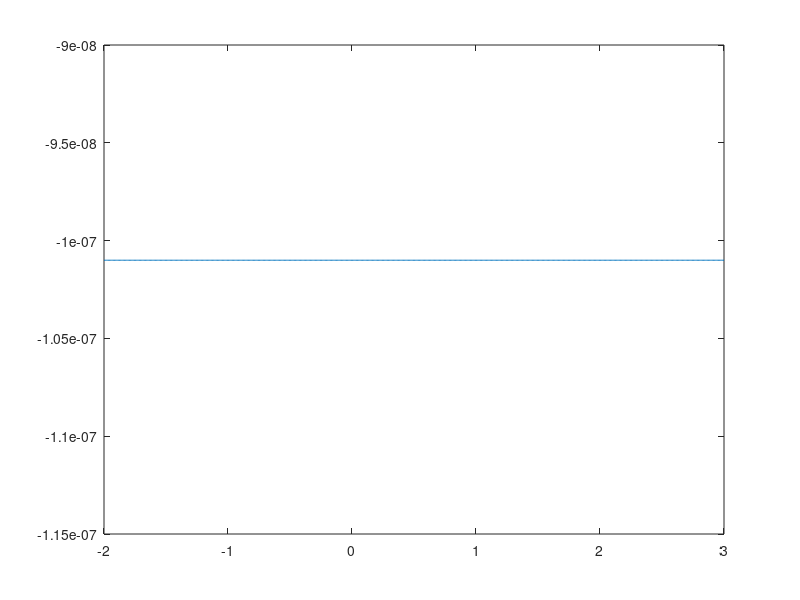

The MATLAB script that drew this image: (Note: this script raises an error after producing the figure.)
% PROCESS NAME:
%
%   Langmuir Probe Data
% 
% DESCRIPTION:
%
%   Produce syntetic Langmuir probe data to analyse
%
% INPUTS:
%
%   none
%
% OUTPUTS:
%
%   data - (table) contains entries for LP current measurements and 
%          respective voltage potential levels
% 
% ASSUMPTIONS AND LIMITATIONS:
%
%   none
%


% Jason Powell 09 September 2022

% The first model we consider is based on Debchoudhury's method for looking
% at FPMU data on the ISS: "Observations and Validation of Plasma Density,
% Temperature, and O+ Abundance From a Langmuir Probe Onboard the ISS"

% I = -I_ram_i - I_OML_i + I_e
%   I_ram_i = n_j*A_proj*e*V_sc ; The ions that run into collector body
%   I_OML_i = I_th_j*({1-e(phi-phi_p)}/k_b*T_i)^beta ; the OML ion current
%   I_e     = I_th_e*exp({e(phi-phi_p)}/k_b*T_e) ; the electron current 
%   I_th_j  = n_j*q_j*A*sqrt(k_b*T_j/(2*pi*m_j)) ; the thermal current for ions/electrons

% KNOWN CONSTANTS
k_b = 1.38e-23;  % Boltsmann constant m^2*kg*s^-2*K^-1
e   = -1.602e-19; % electron charge coulombs
m_e = 5.486e-4; % electron mass, kg

% Environment Parameters
n = 1e12; % density m^-3
T = 1160; % Temperature, K
m_i = 16; % O+ ion mass

phi = -2:0.01:3; % Bias potential, Volts
phi_p = -1; % plasma potential, Volts
V_sc  = -7.4e3; % SC velocity, m/s


% Probe parameters
A_proj = 1e-3*85.2e-3; % projected area, m^2
A      = pi*0.5e-3*85.2e-3; % OML collection area, m^2
beta = 1;

I_ram = n*A_proj*e*V_sc;
I_th_e = n*e*A*sqrt((k_b*T)/(2*pi*m_e));
I_th_i = -n*e*A*sqrt((k_b*T)/(2*pi*m_i));
I_OML_i = I_th_i*(1-((e*(phi-phi_p))/(k_b*T))).^beta;
I_e     = I_th_e*exp((e*(phi-phi_p))/(k_b*T));

I = -I_ram -I_OML_i + I_e;

figure
plot(phi,I)
yyaxis right
plot(phi(2:end),diff(I))
























